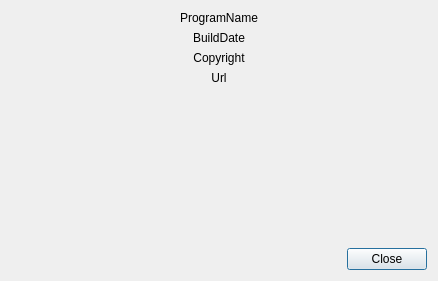
<?xml version="1.0" encoding="UTF-8"?>
<ui version="4.0">
 <class>DlgAbout</class>
 <widget class="QDialog" name="DlgAbout">
  <property name="geometry">
   <rect>
    <x>0</x>
    <y>0</y>
    <width>438</width>
    <height>281</height>
   </rect>
  </property>
  <property name="windowTitle">
   <string>Dialog</string>
  </property>
  <layout class="QVBoxLayout" name="verticalLayout">
   <item>
    <widget class="QLabel" name="ProgramName">
     <property name="text">
      <string>ProgramName</string>
     </property>
     <property name="alignment">
      <set>Qt::AlignCenter</set>
     </property>
    </widget>
   </item>
   <item>
    <widget class="QLabel" name="BuildDate">
     <property name="text">
      <string>BuildDate</string>
     </property>
     <property name="alignment">
      <set>Qt::AlignCenter</set>
     </property>
    </widget>
   </item>
   <item>
    <widget class="QLabel" name="Copyright">
     <property name="text">
      <string>Copyright</string>
     </property>
     <property name="alignment">
      <set>Qt::AlignCenter</set>
     </property>
    </widget>
   </item>
   <item>
    <widget class="QLabel" name="Url">
     <property name="text">
      <string>Url</string>
     </property>
     <property name="alignment">
      <set>Qt::AlignCenter</set>
     </property>
    </widget>
   </item>
   <item>
    <widget class="QLabel" name="Icon">
     <property name="text">
      <string/>
     </property>
     <property name="pixmap">
      <pixmap resource="Res.qrc">:/res/MibChecker.png</pixmap>
     </property>
     <property name="alignment">
      <set>Qt::AlignCenter</set>
     </property>
    </widget>
   </item>
   <item>
    <spacer name="verticalSpacer">
     <property name="orientation">
      <enum>Qt::Vertical</enum>
     </property>
     <property name="sizeHint" stdset="0">
      <size>
       <width>20</width>
       <height>40</height>
      </size>
     </property>
    </spacer>
   </item>
   <item>
    <widget class="QDialogButtonBox" name="buttonBox">
     <property name="orientation">
      <enum>Qt::Horizontal</enum>
     </property>
     <property name="standardButtons">
      <set>QDialogButtonBox::Close</set>
     </property>
    </widget>
   </item>
  </layout>
 </widget>
 <resources>
  <include location="Res.qrc"/>
 </resources>
 <connections>
  <connection>
   <sender>buttonBox</sender>
   <signal>accepted()</signal>
   <receiver>DlgAbout</receiver>
   <slot>accept()</slot>
   <hints>
    <hint type="sourcelabel">
     <x>248</x>
     <y>254</y>
    </hint>
    <hint type="destinationlabel">
     <x>157</x>
     <y>274</y>
    </hint>
   </hints>
  </connection>
  <connection>
   <sender>buttonBox</sender>
   <signal>rejected()</signal>
   <receiver>DlgAbout</receiver>
   <slot>reject()</slot>
   <hints>
    <hint type="sourcelabel">
     <x>316</x>
     <y>260</y>
    </hint>
    <hint type="destinationlabel">
     <x>286</x>
     <y>274</y>
    </hint>
   </hints>
  </connection>
 </connections>
</ui>
